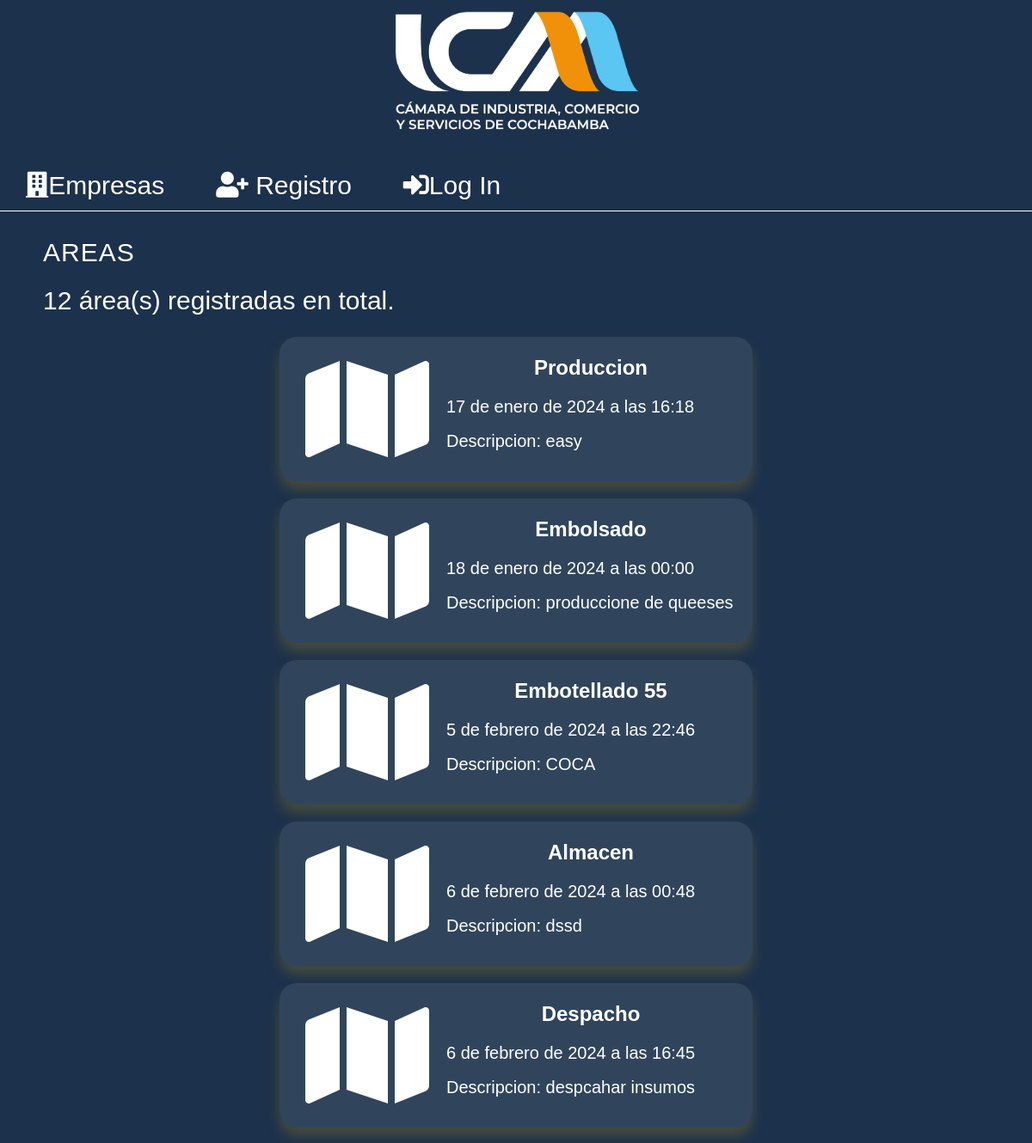
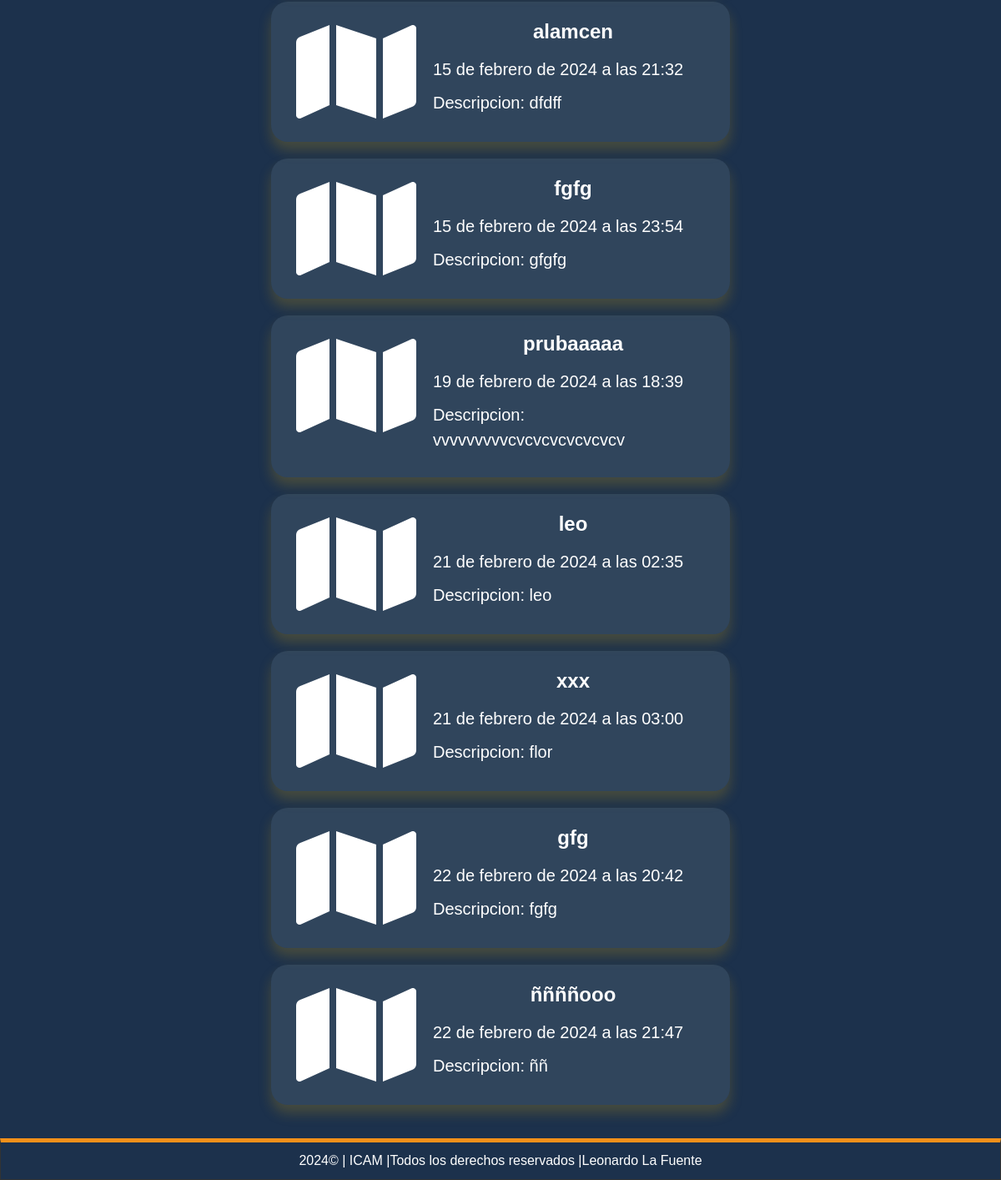
/search-area/, run on an earlier commit of the app's database (2 pictures, top to bottom).
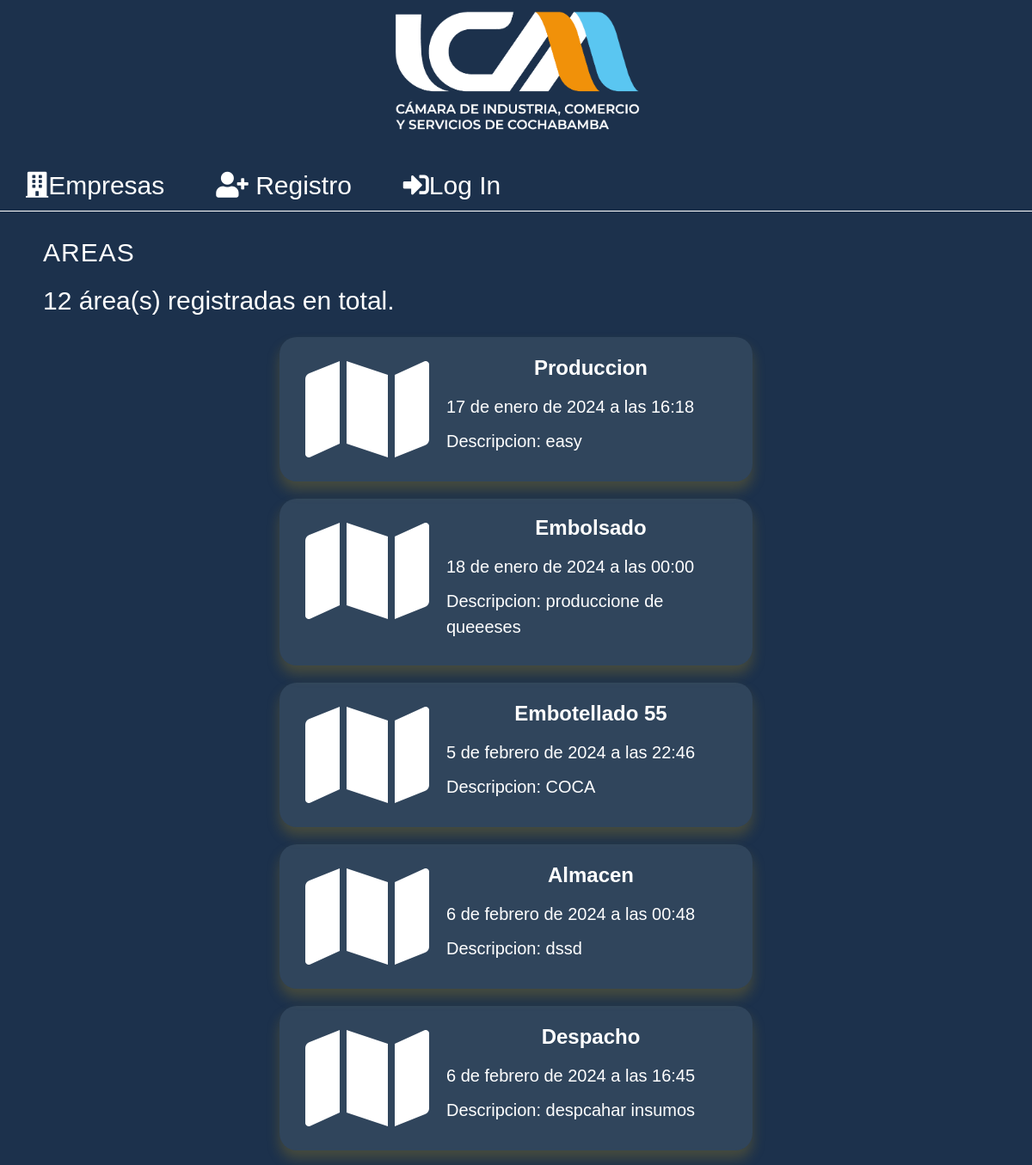
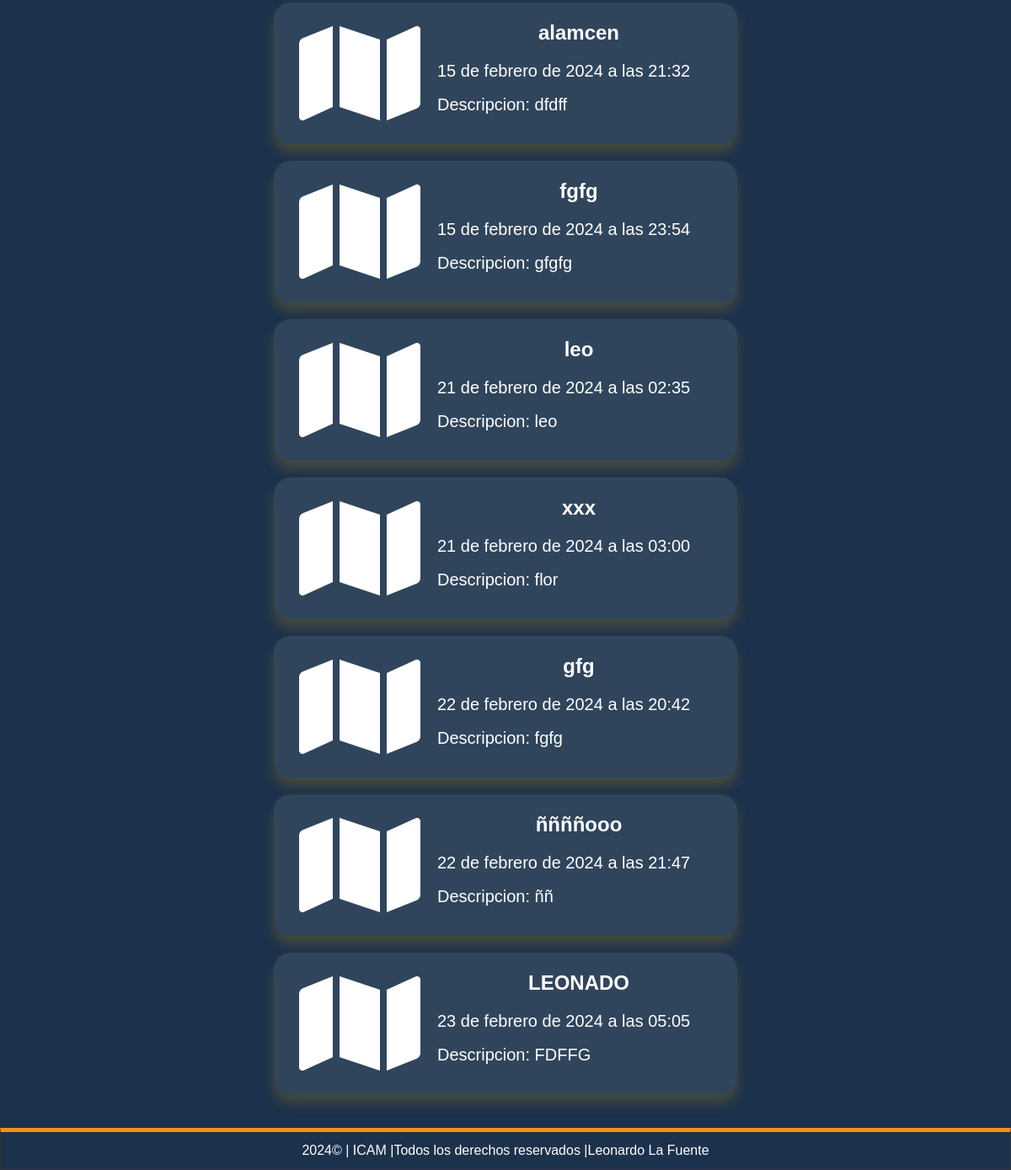
And on a later commit of the database (2 pictures, top to bottom).
### record/models.py (models this page shows, shortened)
class Area(models.Model):
    name = models.CharField(max_length=200,verbose_name='Nombre del Area')
    description = models.TextField(verbose_name='Descripcion')
    created_at = models.DateTimeField(auto_now_add=True,verbose_name='Creado el')
    updated_at = models.DateTimeField(auto_now=True,verbose_name='Editado el')
    company = models.ForeignKey(Company, on_delete=models.CASCADE)
    class Meta:
        verbose_name='Area'
        verbose_name_plural='Areas'

### record/views.py (the view)
# urls.py: path('search-area/', views.search_area, name='search_area'),
def search_area(request):
    query = request.GET.get('q')
    searched = False
    if query:
        areas = Area.objects.filter(name__icontains=query)
        searched = True
    else:
        areas = Area.objects.all()
    for area in areas:
        if not area.company_id:
            raise ValueError(f"Area {area.id} does not have a valid company_id.")
    return render(request, 'positions/list.html', {'title':'AREAS','areas': areas, 'searched': searched})

### pages/context_processors.py (called while the page is built)
def get_pages(request):
    pages = Page.objects.filter(visible=True).order_by('order').values_list('id','title','slug')
    return {
        'pages':pages
    }

### record/processor.py (called while the page is built)
def get_areas(request):
    if request.user.is_authenticated and 'selected_company_id' in request.session:
        try:
            company = Company.objects.get(id=request.session['selected_company_id'])
            areas = Area.objects.filter(company=company).values_list('id', 'name')
            return {
                'areas': areas,
                'selected_company_id': request.session['selected_company_id'],  # Agrega esta línea
            }
        except Company.DoesNotExist:
            return {
                'areas': [],
            }
    else:
        return {
            'areas': [],
        }

### record/templates/positions/list.html (shortened to what this page needs)
{% extends "layouts/layout.html" %}
{%block content%}
<h1 class="title">{{title}}</h1>
<p>{{ areas.count }} área(s) registradas en total.</p>
{% for area in areas %}
    {% if area.id %}
        <a href="{% url 'area' area.id%}" style="text-decoration: none; color: inherit;">
        <div class="position-item">
            <div class="logo">
                <i class="fas fa-map" style="font-size: 8em; color: white;padding-left:10px;"></i>
            </div>
            <div class="data">
                    <h3>{{ area.name }}</h3>
                    <p>{{ area.created_at }}</p>
                    <p>Descripcion: {{ area.description }}</p>
                </a>
        </div>
            </div>
    {% else %}
        <article class="position-item">
            <div class="data">
                <h3>No hay áreas disponibles para esta empresa.</h3>
            </div>
        </article>
    {% endif %}
{% endfor %}
{%endblock%}

What changed in the data, as far as the page shows it:
removed Area: name "prubaaaaa", created_at "19 de febrero de 2024 a las 18:39", description "vvvvvvvvvcvcvcvcvcvcvcv"
changed Area "Embolsado": description "produccione de queeses" → "produccione de queeeses"
added Area: name "LEONADO", created_at "23 de febrero de 2024 a las 05:05", description "FDFFG"
